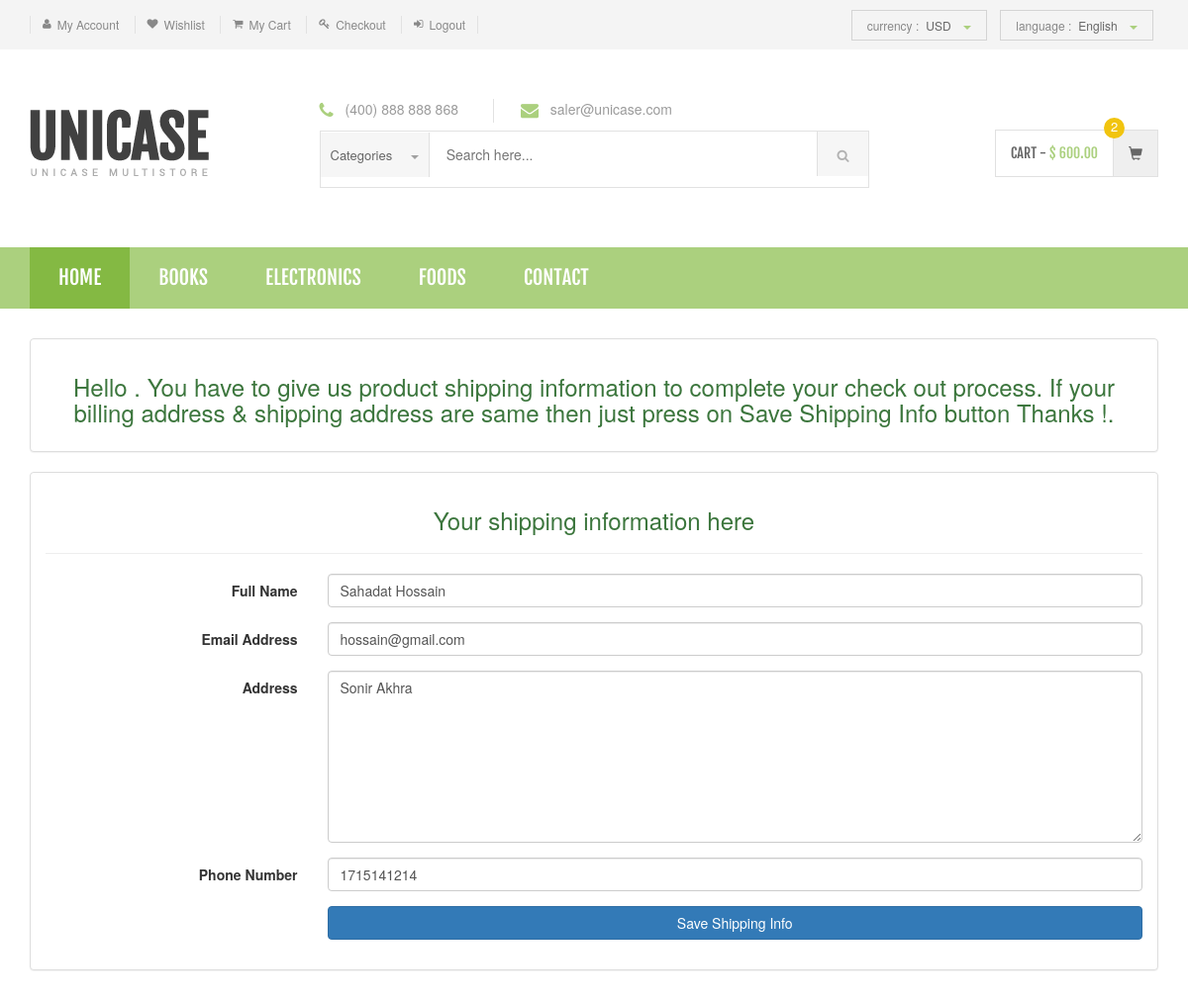
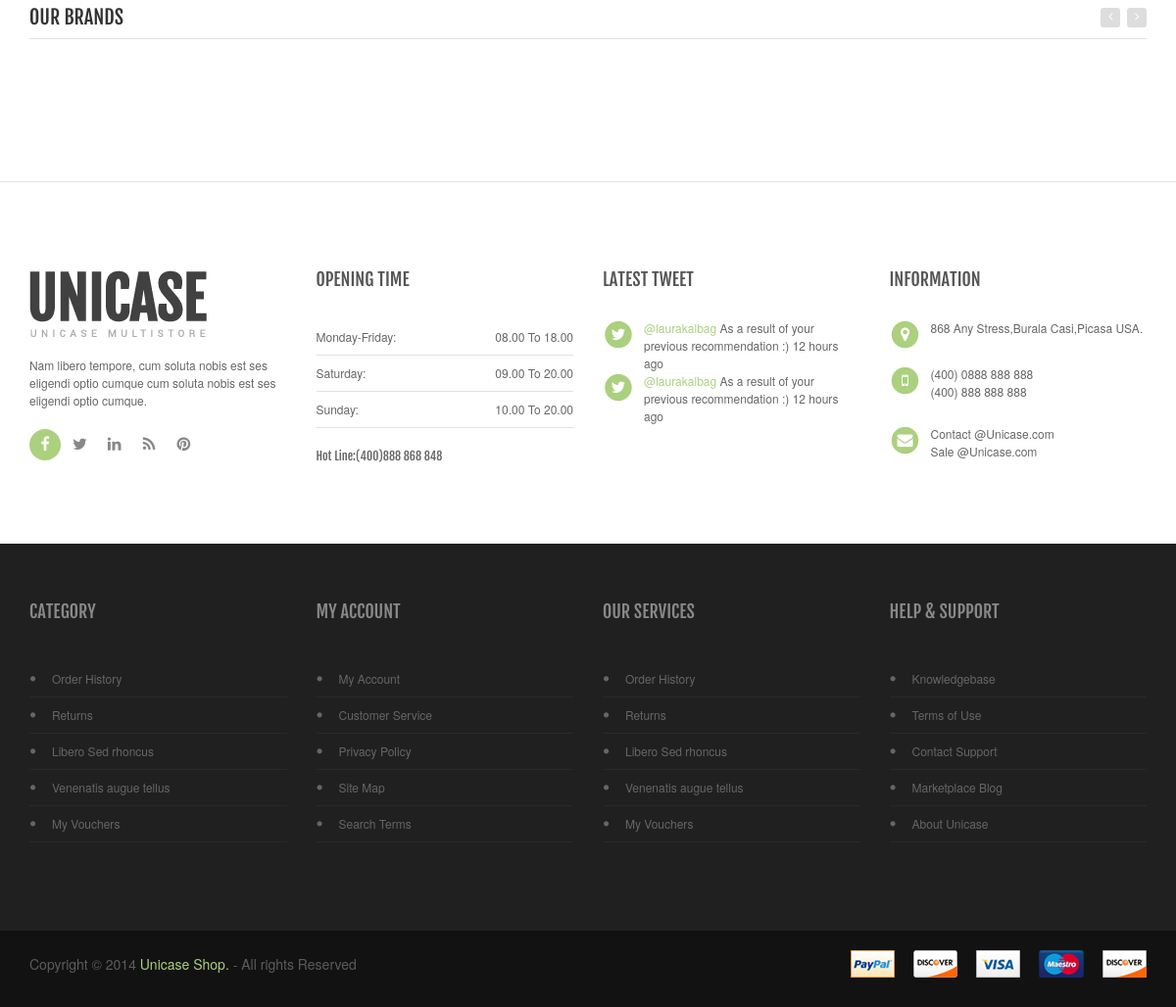
/shipping.php (signed in), run on the app's committed database (2 pictures, top to bottom).
### tables this page shows
CREATE TABLE `tbl_category` (
  `category_id` int(3) NOT NULL,
  `category_name` varchar(100) NOT NULL,
  `category_description` text NOT NULL,
  `publication_status` tinyint(1) NOT NULL
);

CREATE TABLE `tbl_customer` (
  `customer_id` int(11) NOT NULL,
  `first_name` varchar(100) NOT NULL,
  `last_name` varchar(100) NOT NULL,
  `email_address` varchar(100) NOT NULL,
  `password` varchar(100) NOT NULL,
  `address` text NOT NULL,
  `phone_number` varchar(50) NOT NULL
);

### shipping.php (called while the page is built, shortened)
<?php
include './index.php';

### classes/db_connect.php (called while the page is built, shortened)
<?php
class Db_Connect {
    protected function database_connection() {
        $host_name='localhost';
        $user_name='root';
        $password='';
        $db_name='db_seip_ecommerce33';
        $connection=mysqli_connect($host_name, $user_name, $password, $db_name);
        return $connection;
    }
}

### classes/application.php (called while the page is built, shortened)
<?php
require_once 'db_connect.php';
class Application extends Db_Connect {
    protected $link;
    public function __construct() {
        $this->link = $this->database_connection();
    }
    public function select_all_published_category_info() {
        $sql="SELECT * FROM tbl_category WHERE publication_status = 1";
        if(mysqli_query($this->link , $sql)) {
             $query_result = mysqli_query($this->link , $sql);
             return $query_result;
        } else {
            die('Query problem'.mysqli_error($this->link ));
        }
    }
}

### classes/checkout.php (called while the page is built, shortened)
<?php
require_once 'db_connect.php';
class Checkout extends Db_Connect {
    protected $link;
    public function __construct() {
        $this->link = $this->database_connection();
    }
    public function select_customer_info_by_id($customer_id) {
        $sql = "SELECT * FROM tbl_customer WHERE customer_id = '$customer_id' ";
        if (mysqli_query($this->link, $sql)) {
            $query_result = mysqli_query($this->link, $sql);
            return $query_result;
        } else {
            die('Query problem' . mysqli_error($this->link));
        }
    }
}

### pages/shipping_content.php (the view, shortened to what this page needs)
<?php
    $customer_id = $_SESSION['customer_id'];
    $query_result = $obj_checkout->select_customer_info_by_id($customer_id);
    $customer_info = mysqli_fetch_assoc($query_result);
?>
<div class="row">
    <div class="col-lg-12">
        <div class="panel panel-default">
            <div class="panel-body">
                <h3 class="text-center text-success">Hello <?php echo $_SESSION['customer_name']; ?>. You have to give us product shipping information to  complete your check out process. If your billing address & shipping address are same then just press on Save Shipping Info button Thanks !.</h3>
            </div>
        </div>
    </div>
</div>
<div class="row">
    <div class="col-lg-12">
        <div class="panel panel-default">
            <div class="panel-body">
                <h3 class="text-center text-success">Your shipping information here</h3>
                <hr/>
                <form class="form-horizontal" action="" method="post">
                    <div class="form-group">
                        <label class="control-label col-lg-3">Full Name</label>
                        <div class="col-lg-9">
                            <input type="text" name="full_name" value="<?php echo $customer_info['first_name'].' '.$customer_info['last_name']; ?>" class="form-control" required>
                        </div>
                    </div>
                    <div class="form-group">
                        <label class="control-label col-lg-3">Email Address</label>
                        <div class="col-lg-9">
                            <input type="email" name="email_address" value="<?php echo $customer_info['email_address']; ?>" class="form-control" required>
                        </div>
                    </div>
                    <div class="form-group">
                        <label class="control-label col-lg-3">Address</label>
                        <div class="col-lg-9">
                            <textarea name="address" class="form-control" rows="8"><?php echo $customer_info['address']; ?></textarea>
                        </div>
                    </div>
                    <div class="form-group">
                        <label class="control-label col-lg-3">Phone Number</label>
                        <div class="col-lg-9">
                            <input type="number" name="phone_number" value="<?php echo $customer_info['phone_number']; ?>" class="form-control" required>
                        </div>
                    </div>
                    <div class="form-group">
                        <div class="col-lg-offset-3 col-lg-9">
                            <input type="submit" name="btn" class="btn btn-primary btn-block" value="Save Shipping Info">
                        </div>
                    </div>
                </form>
            </div>
        </div>
    </div>
</div>

### includes/menu.php (shortened to what this page needs)
<?php
    $query_result = $obj_app->select_all_published_category_info();
?>
<div class="header-nav animate-dropdown">
    <div class="container">
        <div class="yamm navbar navbar-default" role="navigation">
            <div class="nav-bg-class">
                <div class="navbar-collapse collapse" id="mc-horizontal-menu-collapse">
                    <div class="nav-outer">
                        <ul class="nav navbar-nav">
                            <li class="active dropdown yamm-fw">
                                <a href="home.html" data-hover="dropdown" class="dropdown-toggle" data-toggle="dropdown">Home</a>
                            </li>
                            <?php while ($category_info = mysqli_fetch_assoc($query_result) ) { ?>
                            <li class="dropdown"><a href="category.php?id=<?php echo $category_info['category_id']; ?>"><?php echo $category_info['category_name']; ?></a></li>
                            <?php } ?>
                            <li class="dropdown">
                                <a href="contact.php">Contact</a>
                            </li>
                        </ul>
                        <div class="clearfix"></div>
                    </div>
                </div>
            </div>
        </div>
    </div>
</div>

### assets/fornt_end/css/green.css (style rules this page uses)
a { color: #abd07e; }
.header-style-1 .header-nav { background: #abd07e; }
.cnt-home .header-style-1 .header-nav .navbar .navbar-nav > li.active { background: #84b943; }

### assets/fornt_end/css/lightbox.css (style rules this page uses)
body:after { content: url(../images/close.png) url(../images/loading.gif) url(../images/prev.png) url(../images/next.png); display: none; }

### assets/fornt_end/css/blue.css (style rules this page uses)
a { color: #3498db; }
.header-style-1 .header-nav { background: #3498db; }
.cnt-home .header-style-1 .header-nav .navbar .navbar-nav > li.active { background: #1d6ca1; }

### assets/fornt_end/css/red.css (style rules this page uses)
a { color: #ff6c6c; }
.header-style-1 .header-nav { background: #ff6c6c; }
.cnt-home .header-style-1 .header-nav .navbar .navbar-nav > li.active { background: #ff1a1a; }

### assets/fornt_end/css/orange.css (style rules this page uses)
a { color: #f39c12; }
.header-style-1 .header-nav { background: #f39c12; }
.cnt-home .header-style-1 .header-nav .navbar .navbar-nav > li.active { background: #ab6c09; }

### assets/fornt_end/css/dark-green.css (style rules this page uses)
a { color: #12cca7; }
.header-style-1 .header-nav { background: #12cca7; }
.cnt-home .header-style-1 .header-nav .navbar .navbar-nav > li.active { background: #0b816a; }

### data on the page
tbl_category: category_name "BOOKS"
tbl_category: category_name "ELECTRONICS"
tbl_category: category_name "FOODS"
tbl_customer: full_name "Sahadat Hossain", email_address "hossain@gmail.com", address "Sonir Akhra", phone_number "1715141214"
